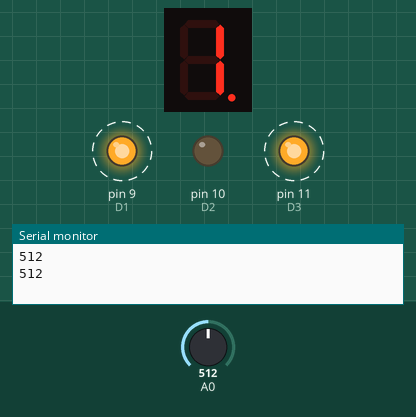
The sketch below on a simulated Arduino Uno, built with avr-gcc and run on an emulated ATmega328P. On the bench: 1-digit seven-segment display, output pins drawn as LEDs (lit = HIGH), the last lines printed to the serial monitor. Wiring (inferred from the names in the program): 1-digit 7-segment display, segments lit when HIGH: segments pin 2, pin 3, pin 4, pin 5, pin 6, pin 7, pin 8, pin 13. Dashed ring = blinking. The test bench sets the inputs (shaded band); at power-on: A0 = 512. The segment pins are drawn as the display they are named for; pins used as bus, display or sensor lines are not drawn.

Above: at 2.3 s.
2.4 s: A0 set to 110
At 3.4 s:
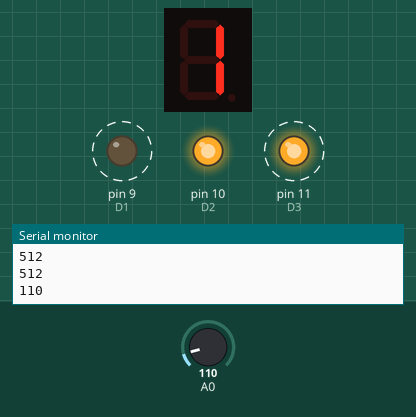
4.5 s: A0 set to 91
At 5.4 s:
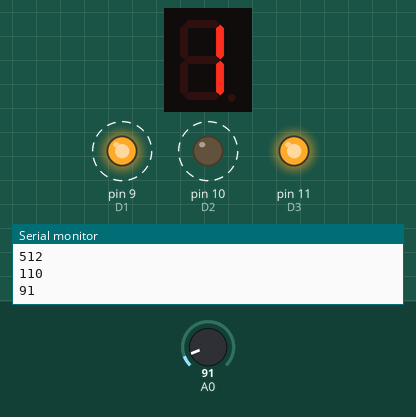
6.6 s: A0 set to 1023
At 9.4 s:
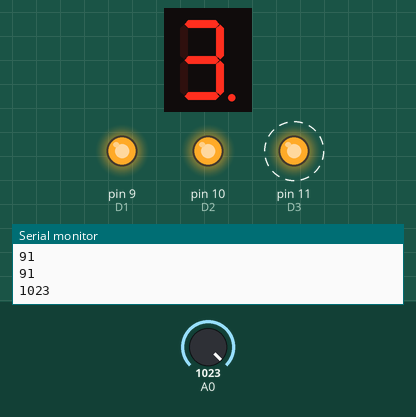
11.6 s: A0 set to 0
At 14.9 s:
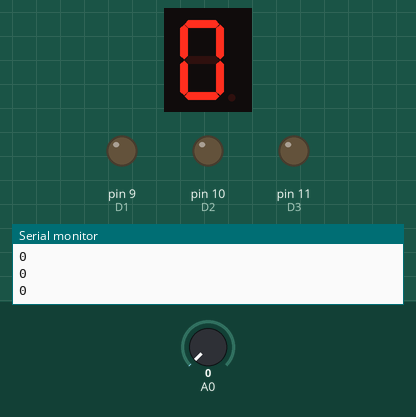
Timing chart, 0 to 16.0 s (numbered marks = the images above; inputs shaded):
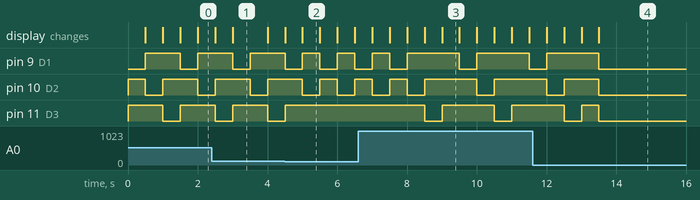

Measured:
- the behaviour switches between 100 and 99 on A0 (found by bisection; images 1 and 2)
- after the input at 4.5 s, pin 9 (D1): HIGH → LOW after 1.0 s, → HIGH 0.50 s later, → LOW 0.50 s later; pin 11 (D3): goes on until 4.5 s, then stays HIGH; the display: first changes at once (image 2 shows a later state)
- after the input at 6.6 s, pin 11 (D3): alternates HIGH for 1.5 s and LOW for 0.50 s, starting after 1.9 s; the display: first differs from a run without the input after 0.90 s (image 3 shows a later state)
- after the input at 11.6 s, pin 9 (D1): goes on until 13.5 s, then stays LOW
- what the display in image 1 shows lasts 1.0 s, from 3.0 s to 4.0 s
- what the display in image 2 shows lasts 0.5 s, from 5.0 s to 5.5 s

The sketch:

code.ino
```cpp
int pinA = 2;
int pinB = 3;
int pinC = 4;
int pinD = 5;
int pinE = 6;
int pinF = 7;
int pinG = 8;
int D1 = 9;
int D2 = 10;
int D3 = 11;
int D4 = 12;
int ledPin  = 13;

// the setup routine runs once when you press reset:
void setup() {
  // initialize serial communication at 9600 bits per second:
  Serial.begin(9600);
  // initialize the digital pins as outputs.
  pinMode(pinA, OUTPUT);
  pinMode(pinB, OUTPUT);
  pinMode(pinC, OUTPUT);
  pinMode(pinD, OUTPUT);
  pinMode(pinE, OUTPUT);
  pinMode(pinF, OUTPUT);
  pinMode(pinG, OUTPUT);
  pinMode(D1, OUTPUT);
  pinMode(D2, OUTPUT);
  pinMode(D3, OUTPUT);
  pinMode(D4, OUTPUT);
  pinMode(ledPin,OUTPUT);
}

// the loop routine runs over and over again forever:
void loop() {
  // read the input on analog pin 0:
  int sensorValue = analogRead(A0);
  // print out the value you read:
  Serial.println(sensorValue);

  if(sensorValue == 0){
    //led number display
    digitalWrite(D1, LOW);
    digitalWrite(D2, LOW);
    digitalWrite(D3, LOW);
    digitalWrite(D4, LOW);
    showZero();
    //set led to low
    digitalWrite(ledPin, LOW);
    delay(500);
  }
  else{
    //based on sensor value set led value
    if(sensorValue > 200){
       digitalWrite(ledPin, HIGH);
    }else{
       digitalWrite(ledPin, LOW);
    }

    //led number display
    String strSensorValue = String(sensorValue);

    for(int i=0; i < strSensorValue.length(); i++){
      if(i == 0){
          digitalWrite(D1, LOW);
          digitalWrite(D2, HIGH);
          digitalWrite(D3, HIGH);
          digitalWrite(D4, HIGH);
          displayNumber(strSensorValue[i]);
          delay(500);
      }else if(i == 1){
          digitalWrite(D1, HIGH);
          digitalWrite(D2, LOW);
          digitalWrite(D3, HIGH);
          digitalWrite(D4, HIGH);
          displayNumber(strSensorValue[i]);
         delay(500);
      }else if(i == 2){
         digitalWrite(D1, HIGH);
         digitalWrite(D2, HIGH);
         digitalWrite(D3, LOW);
         digitalWrite(D4, HIGH);
         displayNumber(strSensorValue[i]);
         delay(500);
      }else{
        digitalWrite(D1, HIGH);
        digitalWrite(D2, HIGH);
        digitalWrite(D3, HIGH);
        digitalWrite(D4, LOW);
        displayNumber(strSensorValue[i]);
        delay(500);
      }
    }
  }
}

void displayNumber(char num){
  switch(num){
    case '1':
    showOne();
    break;
    case '2':
    showTwo();
    break;
    case '3':
    showThree();
    break;
    case '4':
    showFour();
    //Serial.println("4");
    break;
    case '5':
    showFive();
    break;
    case '6':
    showSix();
    break;
    case '7':
    showSeven();
    break;
    case '8':
    showEight();
    break;
    case '9':
    showNine();
    break;
    default:
    // Serial.println("0");
    showZero();
    break;
  }
}

void showZero(){
  digitalWrite(pinA, HIGH);
  digitalWrite(pinB, HIGH);
  digitalWrite(pinC, HIGH);
  digitalWrite(pinD, HIGH);
  digitalWrite(pinE, HIGH);
  digitalWrite(pinF, HIGH);
  digitalWrite(pinG, LOW);
}

void showOne(){
  digitalWrite(pinA, LOW);
  digitalWrite(pinB, HIGH);
  digitalWrite(pinC, HIGH);
  digitalWrite(pinD, LOW);
  digitalWrite(pinE, LOW);
  digitalWrite(pinF, LOW);
  digitalWrite(pinG, LOW);
}

void showTwo(){
  digitalWrite(pinA, HIGH);
  digitalWrite(pinB, HIGH);
  digitalWrite(pinC, LOW);
  digitalWrite(pinD, HIGH);
  digitalWrite(pinE, HIGH);
  digitalWrite(pinF, LOW);
  digitalWrite(pinG, HIGH);
}

void showThree(){
  digitalWrite(pinA, HIGH);
  digitalWrite(pinB, HIGH);
  digitalWrite(pinC, HIGH);
  digitalWrite(pinD, HIGH);
  digitalWrite(pinE, LOW);
  digitalWrite(pinF, LOW);
  digitalWrite(pinG, HIGH);
}

void showFour(){
  digitalWrite(pinA, LOW);
  digitalWrite(pinB, HIGH);
  digitalWrite(pinC, HIGH);
  digitalWrite(pinD, LOW);
  digitalWrite(pinE, LOW);
  digitalWrite(pinF, HIGH);
  digitalWrite(pinG, HIGH);
}

void showFive(){
 digitalWrite(pinA, HIGH);
 digitalWrite(pinB, LOW);
 digitalWrite(pinC, HIGH);
 digitalWrite(pinD, HIGH);
 digitalWrite(pinE, LOW);
 digitalWrite(pinF, HIGH);
 digitalWrite(pinG, HIGH);
}

void showSix(){
 digitalWrite(pinA, HIGH);
 digitalWrite(pinB, LOW);
 digitalWrite(pinC, HIGH);
 digitalWrite(pinD, HIGH);
 digitalWrite(pinE, HIGH);
 digitalWrite(pinF, HIGH);
 digitalWrite(pinG, HIGH);
}

void showSeven(){
 digitalWrite(pinA, HIGH);
 digitalWrite(pinB, HIGH);
 digitalWrite(pinC, HIGH);
 digitalWrite(pinD, LOW);
 digitalWrite(pinE, LOW);
 digitalWrite(pinF, LOW);
 digitalWrite(pinG, LOW);
}

void showEight(){
 digitalWrite(pinA, HIGH);
 digitalWrite(pinB, HIGH);
 digitalWrite(pinC, HIGH);
 digitalWrite(pinD, HIGH);
 digitalWrite(pinE, HIGH);
 digitalWrite(pinF, HIGH);
 digitalWrite(pinG, HIGH);
}

void showNine(){
 digitalWrite(pinA, HIGH);
 digitalWrite(pinB, HIGH);
 digitalWrite(pinC, HIGH);
 digitalWrite(pinD, HIGH);
 digitalWrite(pinE, LOW);
 digitalWrite(pinF, HIGH);
 digitalWrite(pinG, HIGH);
}
```
